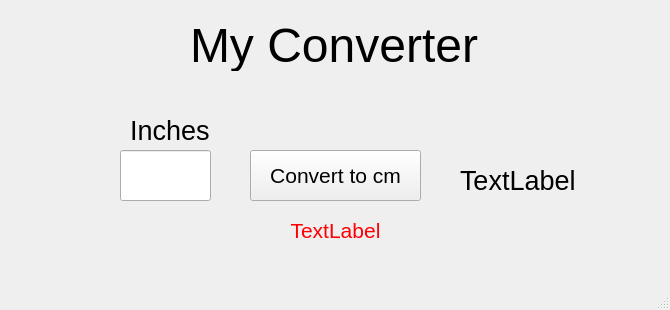
<?xml version="1.0" encoding="UTF-8"?>
<ui version="4.0">
 <class>MainWindow</class>
 <widget class="QMainWindow" name="MainWindow">
  <property name="geometry">
   <rect>
    <x>0</x>
    <y>0</y>
    <width>670</width>
    <height>310</height>
   </rect>
  </property>
  <property name="sizePolicy">
   <sizepolicy hsizetype="Fixed" vsizetype="Fixed">
    <horstretch>0</horstretch>
    <verstretch>0</verstretch>
   </sizepolicy>
  </property>
  <property name="windowTitle">
   <string>MainWindow</string>
  </property>
  <widget class="QWidget" name="centralwidget">
   <widget class="QLabel" name="title">
    <property name="geometry">
     <rect>
      <x>190</x>
      <y>20</y>
      <width>311</width>
      <height>51</height>
     </rect>
    </property>
    <property name="font">
     <font>
      <pointsize>36</pointsize>
     </font>
    </property>
    <property name="text">
     <string>My Converter</string>
    </property>
   </widget>
   <widget class="QLineEdit" name="inch_in">
    <property name="geometry">
     <rect>
      <x>120</x>
      <y>150</y>
      <width>91</width>
      <height>51</height>
     </rect>
    </property>
   </widget>
   <widget class="QLabel" name="label_2">
    <property name="geometry">
     <rect>
      <x>130</x>
      <y>110</y>
      <width>101</width>
      <height>41</height>
     </rect>
    </property>
    <property name="font">
     <font>
      <pointsize>20</pointsize>
     </font>
    </property>
    <property name="text">
     <string>Inches</string>
    </property>
   </widget>
   <widget class="QPushButton" name="convert1">
    <property name="geometry">
     <rect>
      <x>250</x>
      <y>150</y>
      <width>171</width>
      <height>51</height>
     </rect>
    </property>
    <property name="font">
     <font>
      <pointsize>16</pointsize>
     </font>
    </property>
    <property name="text">
     <string>Convert to cm</string>
    </property>
   </widget>
   <widget class="QLabel" name="cm_out">
    <property name="geometry">
     <rect>
      <x>460</x>
      <y>160</y>
      <width>171</width>
      <height>41</height>
     </rect>
    </property>
    <property name="font">
     <font>
      <pointsize>20</pointsize>
     </font>
    </property>
    <property name="text">
     <string>TextLabel</string>
    </property>
   </widget>
   <widget class="QLabel" name="error_message">
    <property name="geometry">
     <rect>
      <x>110</x>
      <y>210</y>
      <width>451</width>
      <height>41</height>
     </rect>
    </property>
    <property name="font">
     <font>
      <pointsize>16</pointsize>
     </font>
    </property>
    <property name="text">
     <string>&lt;html&gt;&lt;head/&gt;&lt;body&gt;&lt;p&gt;&lt;span style=&quot; color:#ff0004;&quot;&gt;TextLabel&lt;/span&gt;&lt;/p&gt;&lt;/body&gt;&lt;/html&gt;</string>
    </property>
    <property name="alignment">
     <set>Qt::AlignCenter</set>
    </property>
   </widget>
  </widget>
  <widget class="QMenuBar" name="menubar">
   <property name="geometry">
    <rect>
     <x>0</x>
     <y>0</y>
     <width>670</width>
     <height>21</height>
    </rect>
   </property>
  </widget>
  <widget class="QStatusBar" name="statusbar"/>
 </widget>
 <resources/>
 <connections/>
</ui>
